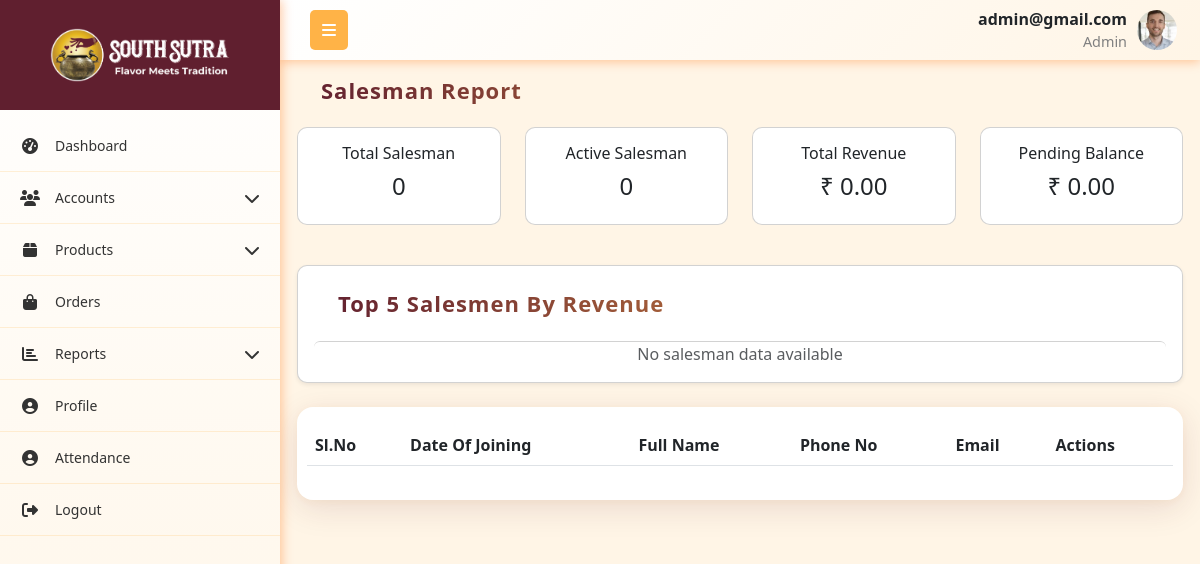
Screenshot of /reports/salespersons/ (signed in) with the database file from the repository.
### App1/models.py (models this page shows, shortened)
class User(models.Model):
    role = models.ForeignKey(Role,on_delete=models.CASCADE,related_name="role")
    username = models.CharField(max_length=255, unique=True)
    password = models.CharField(max_length=255)
    first_name = models.CharField(max_length=255)
    last_name = models.CharField(max_length=255)
    email = models.EmailField(unique=True)
    phone_number = models.CharField(max_length=15, unique=True)
    address = models.TextField()
    city = models.CharField(max_length=255)
    state = models.CharField(max_length=255)
    pincode = models.CharField(max_length=10)
    is_active = models.BooleanField(default=True)
    created_at = models.DateTimeField(auto_now_add=True)
    updated_at = models.DateTimeField(auto_now=True)
    profile_picture = models.ImageField(upload_to='profile_pictures/', null=True, blank=True)

class Role(models.Model):
    name = models.CharField(max_length=255, unique=True)
    created_at = models.DateTimeField(auto_now_add=True)
    updated_at = models.DateTimeField(auto_now=True)

### App1/views.py (the view)
# urls.py: path('reports/salespersons/', salesman_reports, name='salesman_reports'),
def salesman_reports(request):
    current_user, role_permission = get_logged_in_user(request)
    if not current_user:
        return redirect('login')
    salesmen = User.objects.filter(role__name__icontains="Salesman")
    total_salesman = salesmen.count()
    active_salesman = salesmen.filter(is_active=True).count()
    total_revenue = Order.objects.aggregate(total=Sum('grand_total'))['total'] or 0
    pending_balance = Order.objects.aggregate(balance=Sum('balance_due'))['balance'] or 0
    top_salesmen = (
        salesmen.annotate(
            revenue=Sum('orders_created__grand_total'),
            orders=Count('orders_created')
        ).order_by('-revenue')[:5]
    )
    top_salesman_list = [
        {
            'first_name': s.first_name,
            'last_name': s.last_name,
            'revenue': float(s.revenue or 0),
            'orders': s.orders
        } for s in top_salesmen
    ]
    context = {
        'current_user': current_user,
        'role_permission': role_permission,
        'salesmen': salesmen,
        'total_salesman': total_salesman,
        'active_salesman': active_salesman,
        'total_revenue': total_revenue,
        'pending_balance': pending_balance,
        'top_salesman_list': top_salesman_list,
    }
    return render(request, 'company_admin/salesman_reports.html', context)

### App1/views.py (called while the page is built)
def get_logged_in_user(request):
    username = request.session.get('current_user')
    if not username:
        return None
    try:
        user = User.objects.get(username=username)
        try:
            role_permission = RolePermissions.objects.get(role=user.role)
        except RolePermissions.DoesNotExist:
            role_permission = None
        return user, role_permission
    except User.DoesNotExist:
        return None, None

### templates/company_admin/salesman_reports.html (shortened to what this page needs)
{% extends 'company_admin/base.html' %}
{% load static %}
{% block content %}
<link rel="stylesheet" href="https://cdn.datatables.net/1.13.4/css/dataTables.bootstrap5.min.css">
<link rel="stylesheet" href="https://cdn.datatables.net/responsive/2.4.1/css/responsive.bootstrap5.min.css">
<link rel="stylesheet" href="https://cdnjs.cloudflare.com/ajax/libs/font-awesome/6.4.0/css/all.min.css">
<div class="container mt-1">
    <h5 class="header mb-3">Salesman Report</h5>
    <div class="row mb-4">
        <div class="col-md-3 mb-3">
            <div class="card p-3 text-center">
                <h6>Total Salesman</h6>
                <h4>{{ total_salesman }}</h4>
            </div>
        </div>
        <div class="col-md-3 mb-3">
            <div class="card p-3 text-center">
                <h6>Active Salesman</h6>
                <h4>{{ active_salesman }}</h4>
            </div>
        </div>
        <div class="col-md-3 mb-3">
            <div class="card p-3 text-center">
                <h6>Total Revenue</h6>
                <h4>₹ {{ total_revenue|floatformat:2 }}</h4>
            </div>
        </div>
        <div class="col-md-3 mb-3">
            <div class="card p-3 text-center">
                <h6>Pending Balance</h6>
                <h4>₹ {{ pending_balance|floatformat:2 }}</h4>
            </div>
        </div>
    </div>
    <div class="card shadow-sm p-3 mb-4 h-100">
        <h5 class="header mb-3">Top 5 Salesmen By Revenue</h5>
        <div class="list-group">
            {% for s in top_salesman_list %}
            <div class="list-group-item d-flex justify-content-between align-items-center">
                <div>
                    <span class="badge bg-dark rounded-pill me-2">#{{ forloop.counter }}</span>
                    <strong>{{ s.first_name }} {{ s.last_name }}</strong>
                </div>
                <div class="text-end">
                    <div>₹ {{ s.revenue }}</div>
                    <small class="text-muted">{{ s.orders }} Orders</small>
                </div>
            </div>
            {% empty %}
            <div class="text-center text-muted">No salesman data available</div>
            {% endfor %}
        </div>
    </div>
    <div class="table-container">
        <div class="custom-card">
            <table id="salesmantable" class="table align-middle" style="width:100%">
                <thead class="table-header">
                    <tr>
                        <th>Sl.No</th>
                        <th>Date Of Joining</th>
                        <th>Full Name</th>
                        <th>Phone No</th>
                        <th>Email</th>
                        <th>Actions</th>
                    </tr>
                </thead>
            </table>
        </div>
    </div>
</div>
{% endblock content %}

### templates/company_admin/base.html (shortened to what this page needs)
{% load static %}
<!DOCTYPE html>
<html lang="en">
<head>
    <link href="https://cdnjs.cloudflare.com/ajax/libs/bootstrap/5.3.0/css/bootstrap.min.css" rel="stylesheet">
    <link href="https://cdnjs.cloudflare.com/ajax/libs/font-awesome/6.4.0/css/all.min.css" rel="stylesheet">
    <link rel="stylesheet" href="https://cdn.datatables.net/1.13.4/css/dataTables.bootstrap5.min.css">
    <link rel="stylesheet" href="https://cdn.datatables.net/responsive/2.4.1/css/responsive.bootstrap5.min.css">
    <link rel="stylesheet" href="{% static 'css/alert.css' %}">
</head>
<body>
    <nav class="top-navbar">
        <div class="navbar-container">
            <div class="navbar-left">
                <button class="sidebar-toggle" id="sidebarToggle">
                    <i class="fas fa-bars"></i>
                </button>
            </div>
            <div class="navbar-right me-2">
                <div class="navbar-user-info">
                    <span class="username">{{current_user.username}}</span>
                    <span class="role">{{current_user.role.name}}</span>
                </div>
                {% if current_user.profile_picture %}
                    <img src="{{ current_user.profile_picture.url }}"
                        alt="{{ current_user.get_full_name }}"
                        class="navbar-profile-img">
                {% else %}
                     <div class="navbar-profile-fallback">
                        {{ current_user.first_name|first|upper }}{{ current_user.last_name|first|upper }}
                    </div>
                {% endif %}
            </div>
        </div>
    </nav>
    <nav class="sidebar" id="sidebar">
        <div class="sidebar-logo-container">
            <img src="{% static 'images/logo.png' %}" alt="Company Logo"  class="logo">
        </div>
        <ul class="nav flex-column sidebar-nav">
            {% if role_permission.dashboard_v %}
            <li class="nav-item">
                <a class="nav-link" href="{% url 'dashboard' %}">
                    <i class="fas fa-tachometer-alt nav-icon"></i>
                    <span class="nav-text">Dashboard</span>
                </a>
            </li>
            {% endif %}
            {% if role_permission.roles_v or role_permission.users_v or role_permission.customer_v %}
            <li class="nav-item">
                <a class="nav-link" href="#">
                    <i class="fas fa-users nav-icon"></i>
                    <span class="nav-text">Accounts</span>
                    <i class="fas fa-chevron-down arrow"></i>
                </a>
            </li>
            {% endif %}
            {% if role_permission.category_v or role_permission.all_products_v or role_permission.daily_production_v or role_permission.inventory_v %}
            <li class="nav-item">
                <a class="nav-link" href="#">
                    <i class="fas fa-box nav-icon"></i>
                    <span class="nav-text">Products</span>
                    <i class="fas fa-chevron-down arrow"></i>
                </a>
            </li>
            {% endif %}
            {% if role_permission.orders_v %}
            <li class="nav-item">
                <a class="nav-link" href="{% url 'order_table' %}">
                    <i class="fas fa-shopping-bag nav-icon"></i>
                    <span class="nav-text">Orders</span>
                </a>
            </li>
            {% endif %}
            {% if role_permission.s_reports_v or role_permission.c_reports_v %}
            <li class="nav-item">
                <a class="nav-link" href="#">
                    <i class="fas fa-chart-bar nav-icon"></i>
                    <span class="nav-text">Reports</span>
                    <i class="fas fa-chevron-down arrow"></i>
                </a>
            </li>
            {% endif %}
            <li class="nav-item">
                <a class="nav-link" href="{% url 'profile' %}">
                    <i class="fas fa-user-circle nav-icon"></i>
                    <span class="nav-text">Profile</span>
                </a>
            </li>
            <li class="nav-item">
                <a class="nav-link" href="{% url 'attendance' %}">
                    <i class="fas fa-user-circle nav-icon"></i>
                    <span class="nav-text">Attendance</span>
                </a>
            </li>
            <li class="nav-item">
                <a class="nav-link" href="{% url 'logout' %}" onclick="return confirm('Are you sure?');" >
                    <i class="fas fa-sign-out-alt nav-icon"></i>
                    <span class="nav-text">Logout</span>
                </a>
            </li>
        </ul>
    </nav>
    <main class="main-content" id="mainContent">
        {% block content %}{% endblock %}
    </main>
</body>
</html>

### templates/company_admin/base.html (style rules this page uses)
:root { --primary-red: #601F2F; --primary-orange: #ffb347; --accent-yellow: #fc3; --light-orange: #fff5e6; --dark-red: #4a1824; --sidebar-width: 280px; --sidebar-collapsed: 60px; }
* { box-sizing: border-box; }
body { font-family: 'Segoe UI', Tahoma, Geneva, Verdana, sans-serif; background-color: #f8f9fa; margin: 0; padding: 0; overflow-x: hidden; }
.top-navbar { background: linear-gradient(135deg, white 0%, var(--light-orange) 100%); box-shadow: 0 2px 10px rgba(255, 106, 0, 0.35); position: fixed; top: 0; left: var(--sidebar-width); right: 0; z-index: 1030; height: 60px; padding: 0; transition: left 0.3s ease; }
.navbar-container { display: flex; align-items: center; justify-content: space-between; height: 100%; padding: 0 15px; max-width: 100%; }
.navbar-left { display: flex; align-items: center; flex-shrink: 0; }
.sidebar-toggle { background: var(--primary-orange); border: none; color: white; padding: 8px 12px; border-radius: 5px; margin-left: 15px; cursor: pointer; }
.navbar-right { flex-shrink: 0; display: flex; align-items: center; gap: 10px; }
.navbar-profile-img { width: 40px; height: 40px; border-radius: 50%; object-fit: cover; }
.navbar-user-info { display: flex; flex-direction: column; align-items: flex-end; }
.navbar-user-info .username { font-weight: 600; }
.navbar-user-info .role { font-size: 0.9rem; color: gray; }
.sidebar { position: fixed; top: 0; left: 0; height: 100vh; width: var(--sidebar-width); background: linear-gradient(180deg, white 0%, var(--light-orange) 100%); transform: translateX(0); transition: width 0.3s ease; z-index: 1040; overflow-y: auto; box-shadow: 2px 0 10px rgba(255, 106, 0, 0.35); display: flex; flex-direction: column; }
.sidebar-logo-container { display: flex; align-items: center; justify-content: center; height: 110px; width: 100%; background-color: #601F2F; margin-bottom: 10px; transition: opacity 0.3s, height 0.3s, margin-bottom 0.3s; }
.sidebar-logo-container .logo { width: 200px; height: auto; background: transparent; padding: 8px 10px; }
.sidebar:not(.collapsed) .sidebar-logo-container { opacity: 1; height: 110px; margin-bottom: 10px; }
.sidebar-nav { padding: 0; margin: 0; list-style: none; flex: 1 1 auto; }
.nav-item { border-bottom: 1px solid rgba(255, 179, 71, 0.2); }
.nav-link { color: #333; padding: 15px 20px; display: flex; align-items: center; text-decoration: none; transition: all 0.3s ease; position: relative; cursor: pointer; }
.nav-icon { width: 20px; margin-right: 15px; text-align: center; font-size: 16px; }
.nav-text { flex-grow: 1; font-size: 14px; }
.arrow { transition: transform 0.3s ease; margin-left: auto; }
.main-content { margin-top: 60px; padding: 5px; transition: margin-left 0.3s ease; min-height: calc(100vh - 60px); }
@media (min-width: 768px) { .sidebar { transform: translateX(0); top: 0; height: 100vh; } }
@media (min-width: 768px) { .main-content { margin-left: var(--sidebar-width); } }

### templates/company_admin/salesman_reports.html (style rules this page uses)
:root { --primary-red: #601F2F; --primary-orange: #ffb347; --accent-yellow: #fc3; --light-orange: #fff5e6; --dark-red: #4a1824; --sidebar-width: 280px; --sidebar-collapsed: 60px; }
body { background-color: var(--light-orange); font-family: 'Segoe UI', sans-serif; }
.header { min-width: 30%; color: transparent; font-size: 22px !important; font-weight: 700 !important; border-radius: 12px; padding: 8px 24px !important; letter-spacing: 1px; border: none; background-image: linear-gradient(90deg, var(--primary-red), var(--primary-orange)); -webkit-background-clip: text; -webkit-text-fill-color: transparent; background-clip: text; }
.custom-card { border-radius: 16px; border: none; box-shadow: 0 8px 32px rgba(96,31,47,0.13), 0 1.5px 8px rgba(255,179,71,0.08); padding: 18px 10px; background: #fff; margin-top: 10px; animation: fadeInUp 0.7s ease-out both; }
.card { border-radius: 10px; transition: transform 0.2s; }

### rows the page displays
User: username "admin@gmail.com", role.name "Admin", profile_picture (picture)

### other values shown
{{ total_salesman }} "0"
{{ active_salesman }} "0"
{{ total_revenue|floatformat:2 }} "0.00"
{{ pending_balance|floatformat:2 }} "0.00"
